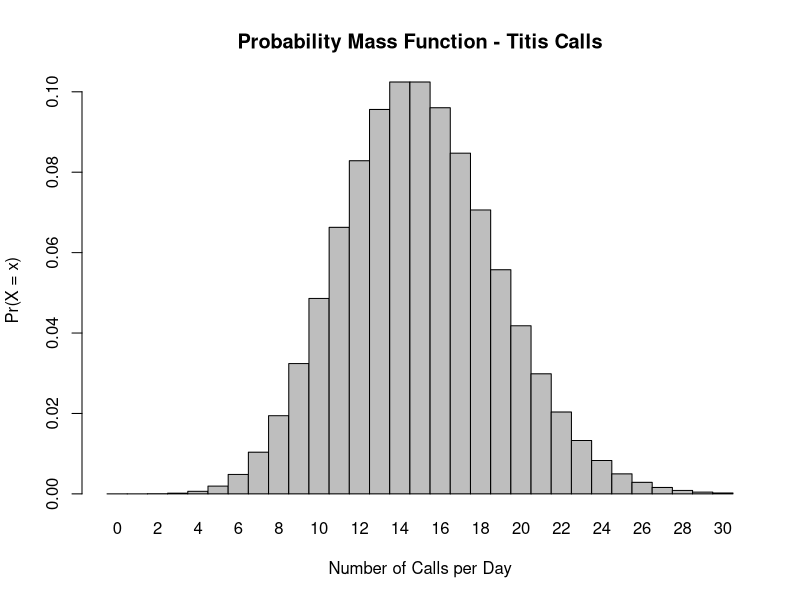
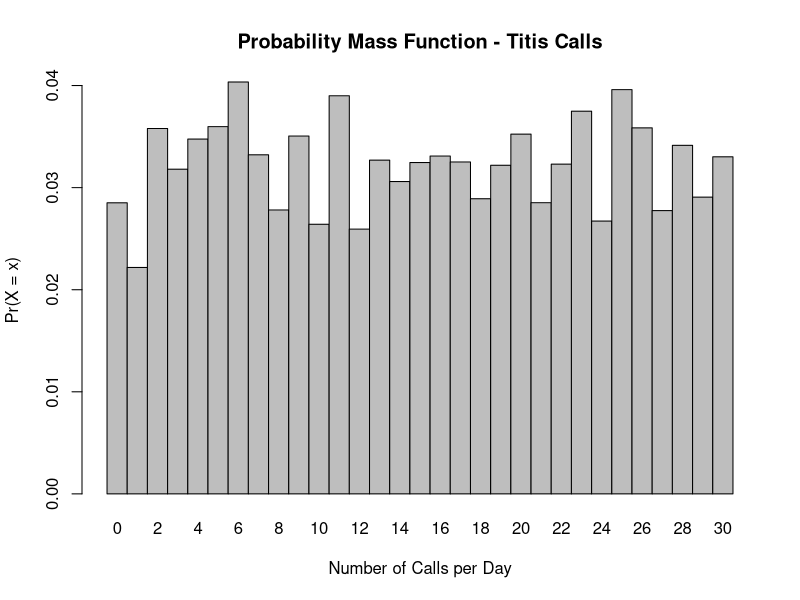
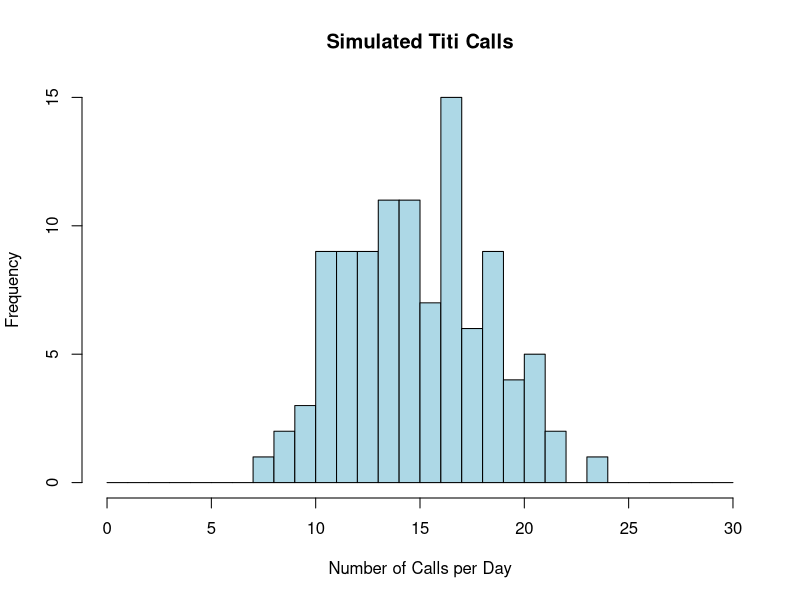

Source code (R) for these figures, in order:
## ---- chunk 1
call_ranges <- 0:30
l = 15 # Poisson mean lambda based on mean number of calls
titis_calls <- dpois(x = call_ranges, lambda = l)


barplot(titis_calls, names.arg = call_ranges, space = 0, xlab = "Number of Calls per Day", ylab = "Pr(X = x)", main = "Probability Mass Function - Titis Calls")
## ---- chunk 2
sim <- NULL  # sets up a dummy variable to hold our 10000 simulations
n <- 104
for (i in 1:length(titis_calls)) {
    sim[i] <- mean(sample(titis_calls, n, replace = TRUE))
}

barplot(sim, names.arg = call_ranges, space = 0, xlab = "Number of Calls per Day", ylab = "Pr(X = x)", main = "Probability Mass Function - Titis Calls")


## ---- chunk 3
simulated_calls <- rpois(104, lambda = l)

hist(simulated_calls, breaks = 0:30, freq = TRUE, col = "lightblue",
     xlab = "Number of Calls per Day", main = "Simulated Titi Calls",
     xlim = c(0, 30))
## ---- chunk 4
# ppois get equal or less than -> so we need to get the complement probability
# This means 1 - P(x =< 8)
more_than_8_calls <- 1 - ppois(8, l)
more_than_8_calls
## ---- chunk 5
no_calls <- dpois(0, l)
no_calls
## ---- chunk 6
three_calls <- dpois(3, l)
three_calls
